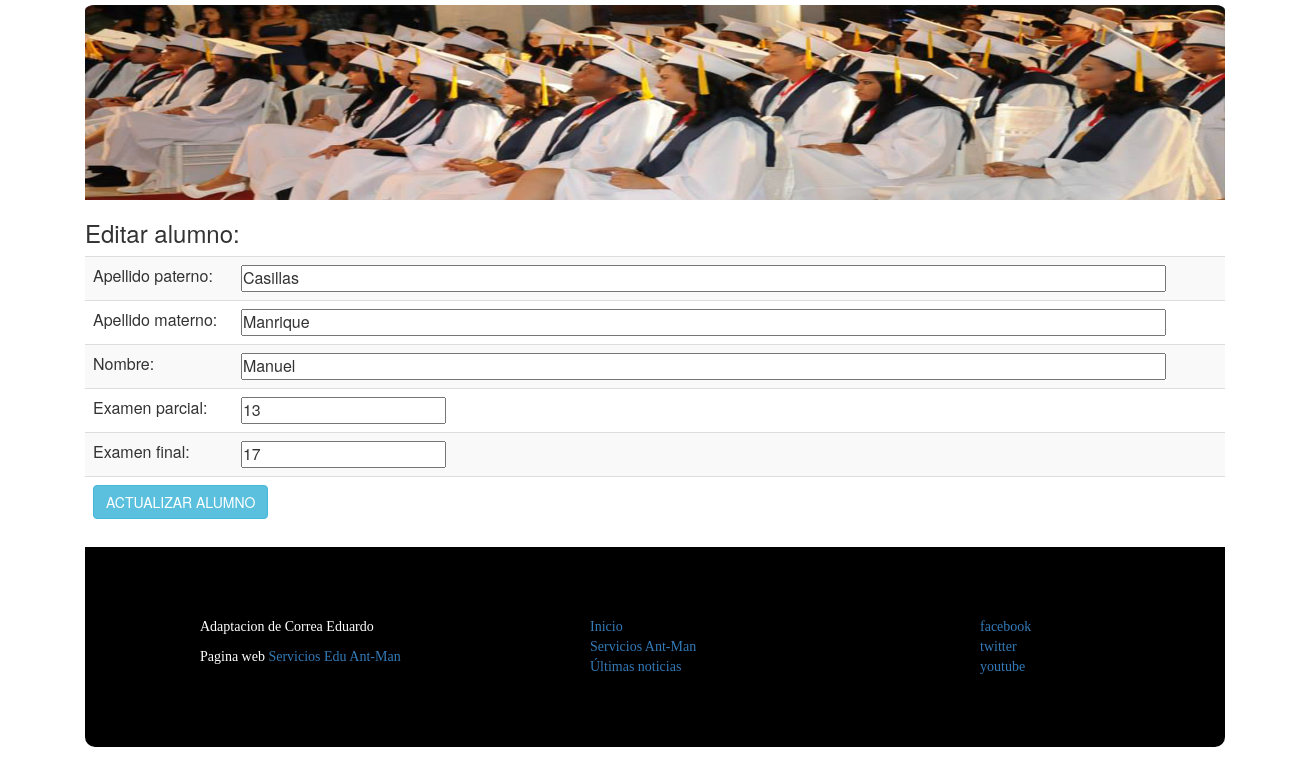
The page /editar.php?id=4 on the database its author committed.
### tables this page shows
CREATE TABLE `alumno` (
  `id_alumno` int(11) NOT NULL,
  `ap_paterno` varchar(100) NOT NULL,
  `ap_materno` varchar(100) NOT NULL,
  `nombre` varchar(100) NOT NULL,
  `ex_parcial` int(11) NOT NULL,
  `ex_final` int(11) NOT NULL
);

### editar.php (the view, shortened to what this page needs)
<?php
include 'clases.php'
 ?>
<?php
		include 'model/conexion.php';
		$id = $_GET['id'];
		$sentencia = $bd->prepare("SELECT * FROM alumno WHERE id_alumno = ?;");
		$sentencia->execute([$id]);
		$persona = $sentencia->fetch(PDO::FETCH_OBJ);
	?>
<!DOCTYPE html>
<html>
<head>
</head>
<body>
	<div class="container">
<header>
	<img src="img/banner2.png" alt="">
</header>
		<h3>Editar alumno:</h3>
		<form method="POST" action="editarProceso.php">
			<table class="table table-striped">
				<tr>
					<td >Apellido paterno: </td>
					<td><input size="100" type="text" name="txt2Paterno" value="<?php echo $persona->ap_paterno; ?>"></td>
				</tr>
				<tr>
					<td>Apellido materno: </td>
					<td><input size="100" type="text" name="txt2Materno" value="<?php echo $persona->ap_materno; ?>"></td>
				</tr>
				<tr>
					<td>Nombre: </td>
					<td><input size="100" type="text" name="txt2Nombre" value="<?php echo $persona->nombre; ?>"></td>
				</tr>
				<tr>
					<td>Examen parcial: </td>
					<td><input type="text" name="txt2Parcial" value="<?php echo $persona->ex_parcial; ?>"></td>
				</tr>
				<tr>
					<td>Examen final: </td>
					<td><input type="text" name="txt2Final" value="<?php echo $persona->ex_final; ?>"></td>
				</tr>
				<tr>
					<td colspan="2"><input type="submit" value="ACTUALIZAR ALUMNO" class="btn btn-info"></td>
				</tr>
			</table>
		</form>
<?php
include 'footer.php';
 ?>
</div>
</body>
</html>

### css/miestilo.css (style rules this page uses)
* { padding: 0; margin: 0; }
header img { width: 100%; height: 200px; padding-top: 5px; border-top-right-radius: 10px; border-top-left-radius: 10px; }

### rows shown on the page
alumno: txt2Paterno "Casillas", txt2Materno "Manrique", txt2Nombre "Manuel", txt2Parcial "13", txt2Final "17"
